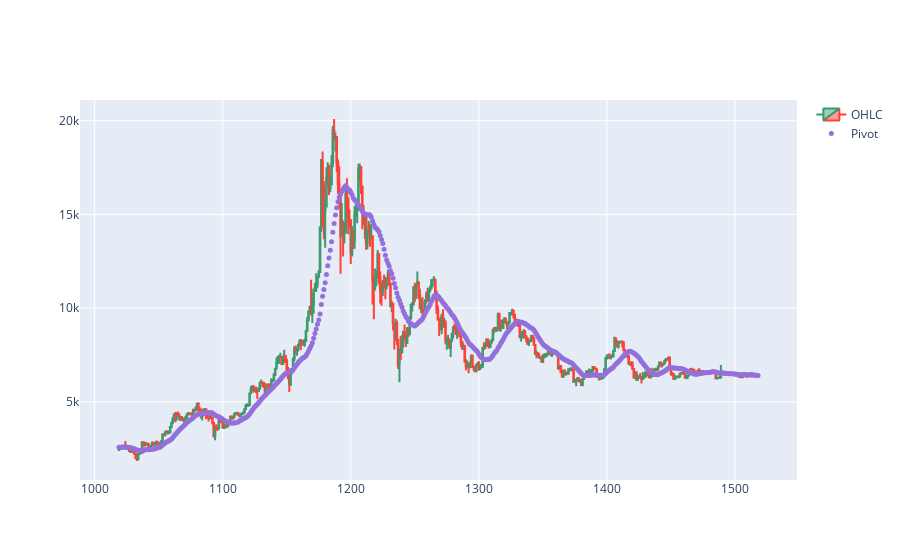

Write notebook code for a chart like this one.
### Code cell
dfpl = df[1000:1500]

fig = go.Figure(
    data = [
        go.Candlestick(
            x = dfpl.index,
            open = dfpl.Open,
            high = dfpl.High,
            low = dfpl.Low,
            close = dfpl.Close,
            name = 'OHLC'
        )
    ]
)

fig.add_scatter(
    x = dfpl.index,
    y = dfpl.SMA,
    mode = 'markers',
    marker = dict(size = 5, color = 'MediumPurple'),
    name = 'Pivot'
)

fig.update_layout(xaxis_rangeslider_visible=False)
fig.show()

### Figure 1 — Plotly figure (JSON) as saved in the notebook; plotly's stock layout.template omitted (floating-point values rounded to 4 significant figures; data arrays with more than 128 entries replaced by an {"elided": "..."} marker saying what was removed)
{"data": [{"close": {"elided": "500 float values"}, "high": {"elided": "500 float values"}, "low": {"elided": "500 float values"}, "name": "OHLC", "open": {"elided": "500 float values"}, "type": "candlestick", "x": {"elided": "500 int values"}}, {"marker": {"color": "MediumPurple", "size": 5}, "mode": "markers", "name": "Pivot", "type": "scatter", "x": {"elided": "500 int values"}, "y": {"elided": "500 float values"}}], "layout": {"xaxis": {"rangeslider": {"visible": false}}}}
